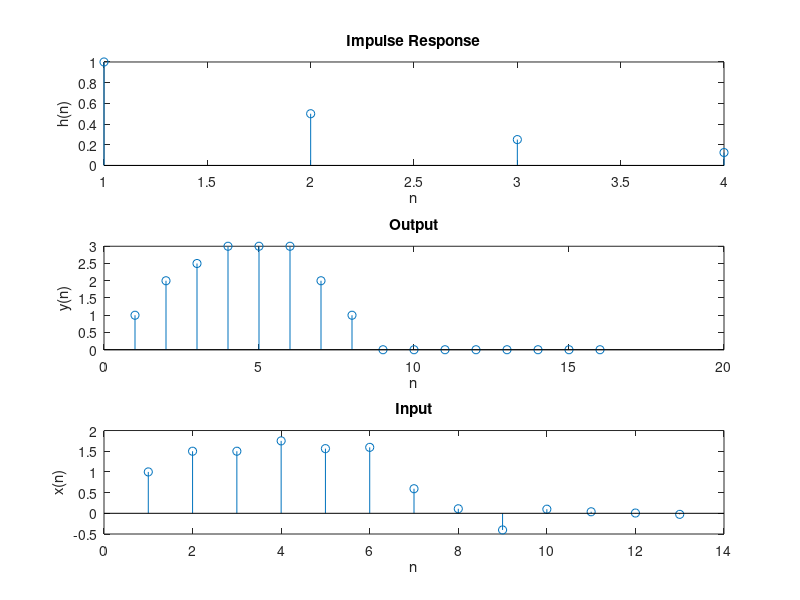

Here is the MATLAB script that generated this plot:
clear all;
close all;
clc;
%[Q, R] = deconv(B, A)
% B = conv(A, Q) + R.

n = 0:3;
h = 0.5.^n;

y = [1, 2, 2.5, 3, 3, 3, 2, 1,0, 0, 0, 0, 0, 0, 0, 0];

[x, R] = deconv(y, h);

figure

subplot(3, 1, 1);
stem(h);
title('Impulse Response');
xlabel('n');
ylabel('h(n)');

subplot(3, 1, 2);
stem(y);
title('Output');
xlabel('n');
ylabel('y(n)');

subplot(3, 1, 3);
stem(x);
title('Input');
xlabel('n');
ylabel('x(n)');
